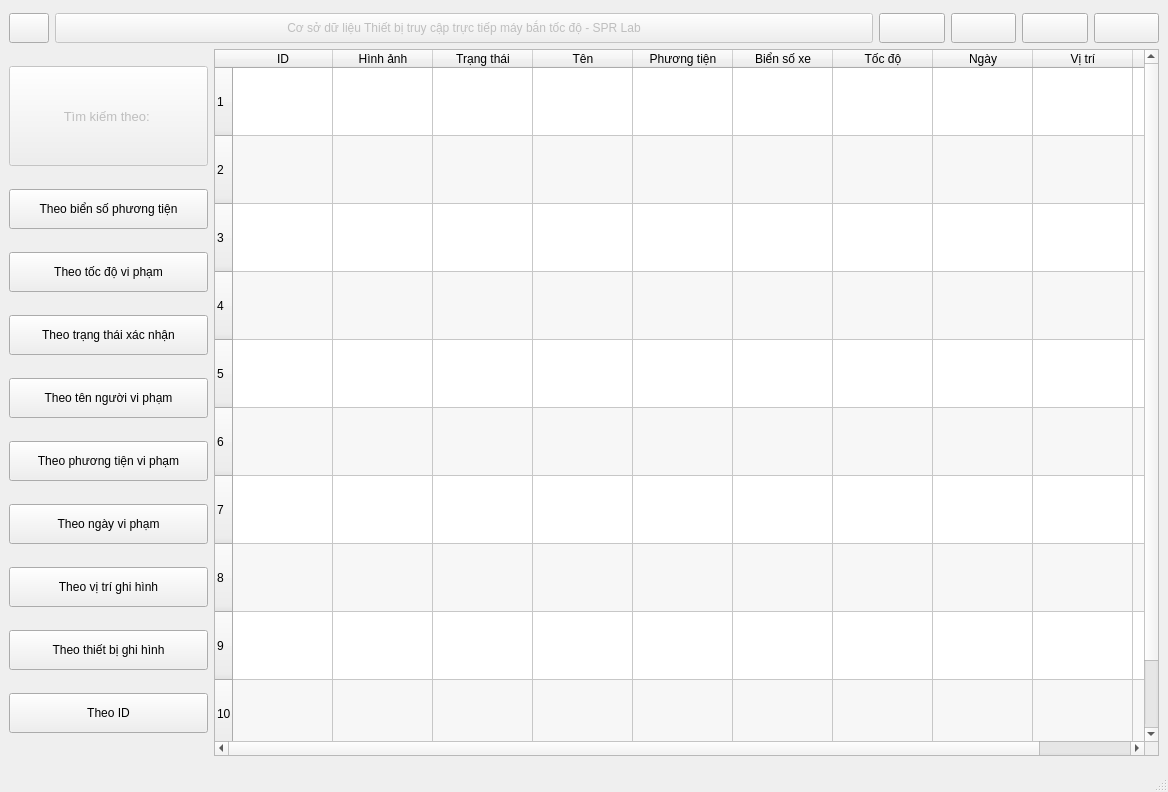
<?xml version="1.0" encoding="UTF-8"?>
<ui version="4.0">
 <class>MainWindow</class>
 <widget class="QMainWindow" name="MainWindow">
  <property name="geometry">
   <rect>
    <x>0</x>
    <y>0</y>
    <width>1168</width>
    <height>792</height>
   </rect>
  </property>
  <property name="windowTitle">
   <string>MainWindow</string>
  </property>
  <widget class="QWidget" name="centralwidget">
   <layout class="QGridLayout" name="gridLayout">
    <item row="1" column="0">
     <layout class="QVBoxLayout" name="verticalLayout_2" stretch="0,20">
      <property name="bottomMargin">
       <number>0</number>
      </property>
      <item>
       <layout class="QHBoxLayout" name="horizontalLayout_2" stretch="0,25,2,2,2,2">
        <item>
         <widget class="QPushButton" name="showall">
          <property name="minimumSize">
           <size>
            <width>0</width>
            <height>30</height>
           </size>
          </property>
          <property name="text">
           <string/>
          </property>
         </widget>
        </item>
        <item>
         <widget class="QPushButton" name="bgroundsearch">
          <property name="enabled">
           <bool>false</bool>
          </property>
          <property name="minimumSize">
           <size>
            <width>40</width>
            <height>30</height>
           </size>
          </property>
          <property name="text">
           <string>Cơ sở dữ liệu Thiết bị truy cập trực tiếp máy bắn tốc độ - SPR Lab</string>
          </property>
         </widget>
        </item>
        <item>
         <widget class="QPushButton" name="instruction_button_search">
          <property name="minimumSize">
           <size>
            <width>40</width>
            <height>30</height>
           </size>
          </property>
          <property name="text">
           <string/>
          </property>
         </widget>
        </item>
        <item>
         <widget class="QPushButton" name="minbuttonsearch">
          <property name="minimumSize">
           <size>
            <width>40</width>
            <height>30</height>
           </size>
          </property>
          <property name="text">
           <string/>
          </property>
         </widget>
        </item>
        <item>
         <widget class="QPushButton" name="maxbuttonsearch">
          <property name="minimumSize">
           <size>
            <width>40</width>
            <height>30</height>
           </size>
          </property>
          <property name="text">
           <string/>
          </property>
         </widget>
        </item>
        <item>
         <widget class="QPushButton" name="quitbuttonsearch">
          <property name="minimumSize">
           <size>
            <width>40</width>
            <height>30</height>
           </size>
          </property>
          <property name="text">
           <string/>
          </property>
         </widget>
        </item>
       </layout>
      </item>
      <item>
       <layout class="QHBoxLayout" name="horizontalLayout" stretch="0,10">
        <item>
         <layout class="QVBoxLayout" name="verticalLayout">
          <item>
           <widget class="QPushButton" name="bgroundsearchby">
            <property name="enabled">
             <bool>false</bool>
            </property>
            <property name="minimumSize">
             <size>
              <width>0</width>
              <height>100</height>
             </size>
            </property>
            <property name="font">
             <font>
              <pointsize>10</pointsize>
             </font>
            </property>
            <property name="text">
             <string>Tìm kiếm theo: </string>
            </property>
           </widget>
          </item>
          <item>
           <widget class="QPushButton" name="byplate">
            <property name="minimumSize">
             <size>
              <width>0</width>
              <height>40</height>
             </size>
            </property>
            <property name="text">
             <string>Theo biển số phương tiện</string>
            </property>
           </widget>
          </item>
          <item>
           <widget class="QPushButton" name="byspeed">
            <property name="minimumSize">
             <size>
              <width>0</width>
              <height>40</height>
             </size>
            </property>
            <property name="text">
             <string>Theo tốc độ vi phạm</string>
            </property>
           </widget>
          </item>
          <item>
           <widget class="QPushButton" name="bystatus">
            <property name="minimumSize">
             <size>
              <width>0</width>
              <height>40</height>
             </size>
            </property>
            <property name="text">
             <string>Theo trạng thái xác nhận</string>
            </property>
           </widget>
          </item>
          <item>
           <widget class="QPushButton" name="byname">
            <property name="minimumSize">
             <size>
              <width>0</width>
              <height>40</height>
             </size>
            </property>
            <property name="text">
             <string>Theo tên người vi phạm</string>
            </property>
           </widget>
          </item>
          <item>
           <widget class="QPushButton" name="byvehicle">
            <property name="minimumSize">
             <size>
              <width>0</width>
              <height>40</height>
             </size>
            </property>
            <property name="text">
             <string>Theo phương tiện vi phạm</string>
            </property>
           </widget>
          </item>
          <item>
           <widget class="QPushButton" name="bydate">
            <property name="minimumSize">
             <size>
              <width>0</width>
              <height>40</height>
             </size>
            </property>
            <property name="text">
             <string>Theo ngày vi phạm</string>
            </property>
           </widget>
          </item>
          <item>
           <widget class="QPushButton" name="bylocation">
            <property name="minimumSize">
             <size>
              <width>0</width>
              <height>40</height>
             </size>
            </property>
            <property name="text">
             <string>Theo vị trí ghi hình</string>
            </property>
           </widget>
          </item>
          <item>
           <widget class="QPushButton" name="bydevice">
            <property name="minimumSize">
             <size>
              <width>0</width>
              <height>40</height>
             </size>
            </property>
            <property name="text">
             <string>Theo thiết bị ghi hình</string>
            </property>
           </widget>
          </item>
          <item>
           <widget class="QPushButton" name="byid">
            <property name="minimumSize">
             <size>
              <width>0</width>
              <height>40</height>
             </size>
            </property>
            <property name="text">
             <string>Theo ID</string>
            </property>
           </widget>
          </item>
         </layout>
        </item>
        <item>
         <widget class="QTableWidget" name="databasetable">
          <property name="maximumSize">
           <size>
            <width>945</width>
            <height>707</height>
           </size>
          </property>
          <property name="autoFillBackground">
           <bool>false</bool>
          </property>
          <property name="alternatingRowColors">
           <bool>true</bool>
          </property>
          <property name="showGrid">
           <bool>true</bool>
          </property>
          <property name="gridStyle">
           <enum>Qt::SolidLine</enum>
          </property>
          <property name="sortingEnabled">
           <bool>true</bool>
          </property>
          <property name="wordWrap">
           <bool>true</bool>
          </property>
          <attribute name="horizontalHeaderVisible">
           <bool>true</bool>
          </attribute>
          <attribute name="horizontalHeaderCascadingSectionResizes">
           <bool>false</bool>
          </attribute>
          <attribute name="horizontalHeaderMinimumSectionSize">
           <number>47</number>
          </attribute>
          <attribute name="horizontalHeaderDefaultSectionSize">
           <number>100</number>
          </attribute>
          <attribute name="horizontalHeaderHighlightSections">
           <bool>true</bool>
          </attribute>
          <attribute name="horizontalHeaderShowSortIndicator" stdset="0">
           <bool>true</bool>
          </attribute>
          <attribute name="horizontalHeaderStretchLastSection">
           <bool>true</bool>
          </attribute>
          <attribute name="verticalHeaderVisible">
           <bool>true</bool>
          </attribute>
          <attribute name="verticalHeaderCascadingSectionResizes">
           <bool>false</bool>
          </attribute>
          <attribute name="verticalHeaderMinimumSectionSize">
           <number>68</number>
          </attribute>
          <attribute name="verticalHeaderHighlightSections">
           <bool>true</bool>
          </attribute>
          <attribute name="verticalHeaderShowSortIndicator" stdset="0">
           <bool>true</bool>
          </attribute>
          <attribute name="verticalHeaderStretchLastSection">
           <bool>false</bool>
          </attribute>
          <row>
           <property name="text">
            <string>1</string>
           </property>
          </row>
          <row>
           <property name="text">
            <string>2</string>
           </property>
          </row>
          <row>
           <property name="text">
            <string>3</string>
           </property>
          </row>
          <row>
           <property name="text">
            <string>4</string>
           </property>
          </row>
          <row>
           <property name="text">
            <string>5</string>
           </property>
          </row>
          <row>
           <property name="text">
            <string>6</string>
           </property>
          </row>
          <row>
           <property name="text">
            <string>7</string>
           </property>
          </row>
          <row>
           <property name="text">
            <string>8</string>
           </property>
          </row>
          <row>
           <property name="text">
            <string>9</string>
           </property>
          </row>
          <row>
           <property name="text">
            <string>10</string>
           </property>
          </row>
          <column>
           <property name="text">
            <string>ID</string>
           </property>
          </column>
          <column>
           <property name="text">
            <string>Hình ảnh</string>
           </property>
          </column>
          <column>
           <property name="text">
            <string>Trạng thái</string>
           </property>
          </column>
          <column>
           <property name="text">
            <string>Tên</string>
           </property>
          </column>
          <column>
           <property name="text">
            <string>Phương tiện</string>
           </property>
          </column>
          <column>
           <property name="text">
            <string>Biển số xe</string>
           </property>
          </column>
          <column>
           <property name="text">
            <string>Tốc độ</string>
           </property>
          </column>
          <column>
           <property name="text">
            <string>Ngày</string>
           </property>
          </column>
          <column>
           <property name="text">
            <string>Vị trí</string>
           </property>
          </column>
          <column>
           <property name="text">
            <string>Thiết bị</string>
           </property>
          </column>
         </widget>
        </item>
       </layout>
      </item>
     </layout>
    </item>
   </layout>
  </widget>
  <widget class="QStatusBar" name="statusbar"/>
 </widget>
 <resources/>
 <connections/>
</ui>
